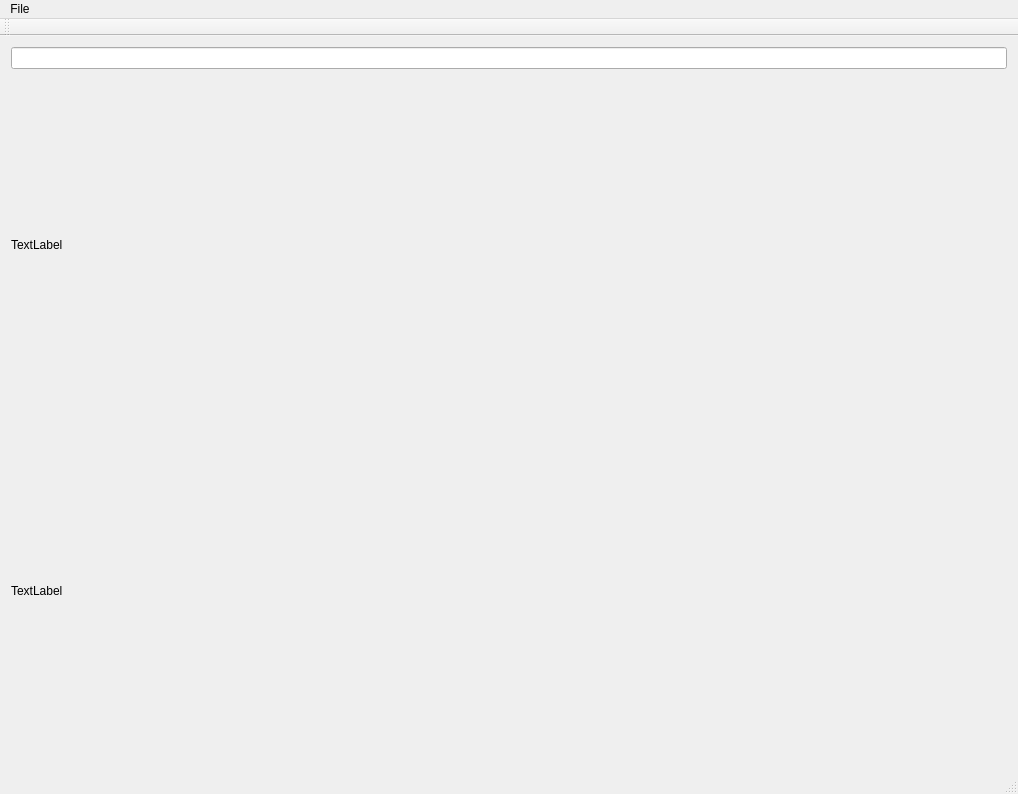
<?xml version="1.0" encoding="UTF-8"?>
<ui version="4.0">
 <class>MainWindow</class>
 <widget class="QMainWindow" name="MainWindow">
  <property name="geometry">
   <rect>
    <x>0</x>
    <y>0</y>
    <width>1018</width>
    <height>794</height>
   </rect>
  </property>
  <property name="windowTitle">
   <string>MainWindow</string>
  </property>
  <widget class="QWidget" name="centralWidget">
   <layout class="QGridLayout" name="gridLayout_2">
    <item row="5" column="0">
     <layout class="QGridLayout" name="gridLayout"/>
    </item>
    <item row="4" column="0">
     <layout class="QVBoxLayout" name="verticalLayout">
      <item>
       <widget class="QLineEdit" name="lineEdit"/>
      </item>
      <item>
       <widget class="QLabel" name="label_2">
        <property name="text">
         <string>TextLabel</string>
        </property>
       </widget>
      </item>
      <item>
       <widget class="QLabel" name="label">
        <property name="text">
         <string>TextLabel</string>
        </property>
       </widget>
      </item>
     </layout>
    </item>
   </layout>
  </widget>
  <widget class="QMenuBar" name="menuBar">
   <property name="geometry">
    <rect>
     <x>0</x>
     <y>0</y>
     <width>1018</width>
     <height>21</height>
    </rect>
   </property>
   <widget class="QMenu" name="menuFile">
    <property name="title">
     <string>File</string>
    </property>
    <addaction name="actionOpen"/>
    <addaction name="actionSave"/>
    <addaction name="actionClose"/>
    <addaction name="actionNew"/>
   </widget>
   <addaction name="menuFile"/>
  </widget>
  <widget class="QToolBar" name="mainToolBar">
   <attribute name="toolBarArea">
    <enum>TopToolBarArea</enum>
   </attribute>
   <attribute name="toolBarBreak">
    <bool>false</bool>
   </attribute>
  </widget>
  <widget class="QStatusBar" name="statusBar"/>
  <action name="actionOpen">
   <property name="text">
    <string>Open</string>
   </property>
  </action>
  <action name="actionSave">
   <property name="text">
    <string>Save</string>
   </property>
  </action>
  <action name="actionClose">
   <property name="text">
    <string>Close</string>
   </property>
  </action>
  <action name="actionNew">
   <property name="text">
    <string>New</string>
   </property>
  </action>
 </widget>
 <layoutdefault spacing="6" margin="11"/>
 <resources/>
 <connections/>
</ui>
